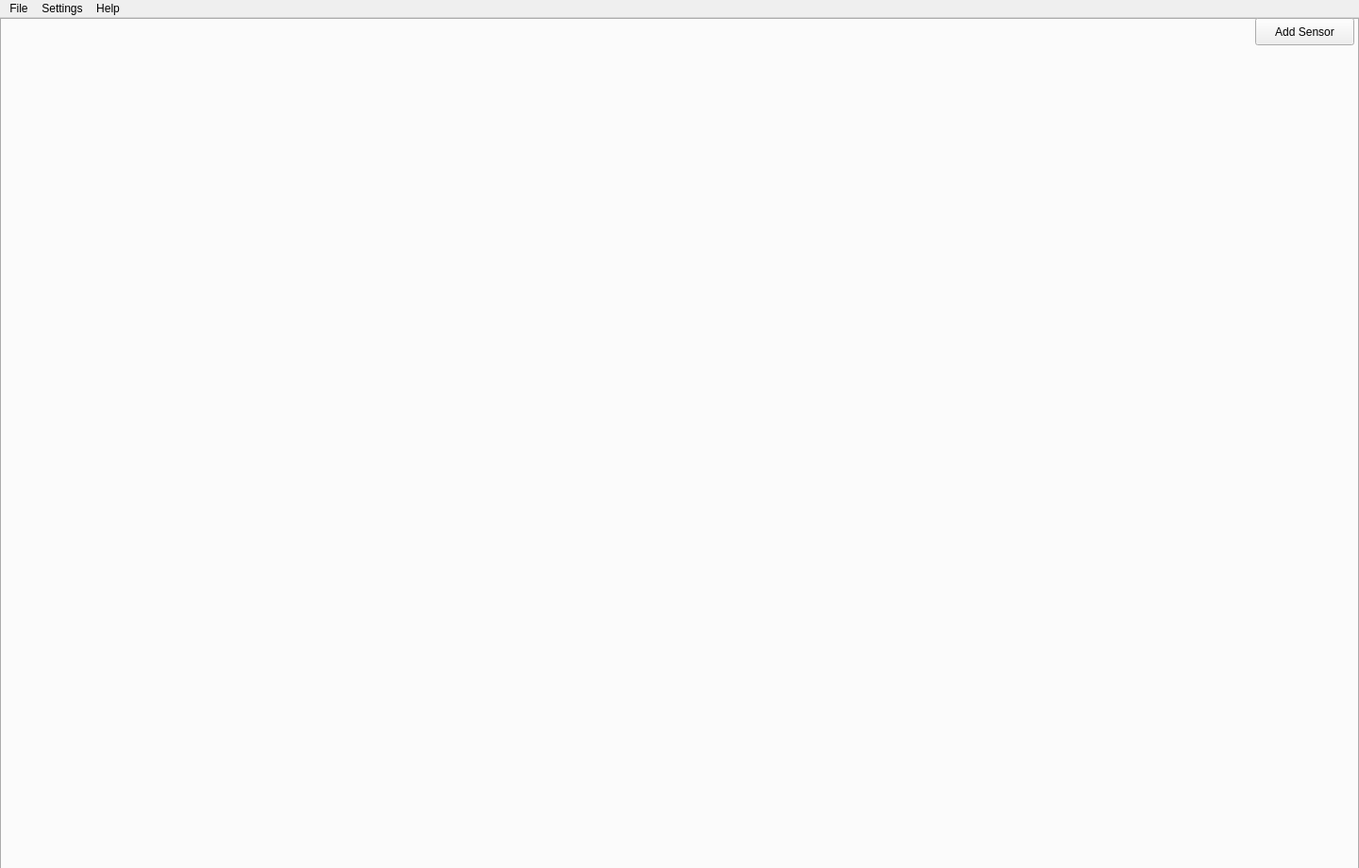
<?xml version="1.0" encoding="UTF-8"?>
<ui version="4.0">
 <class>MainWindow</class>
 <widget class="QMainWindow" name="MainWindow">
  <property name="geometry">
   <rect>
    <x>0</x>
    <y>0</y>
    <width>1440</width>
    <height>920</height>
   </rect>
  </property>
  <property name="minimumSize">
   <size>
    <width>0</width>
    <height>0</height>
   </size>
  </property>
  <property name="windowTitle">
   <string>Starrtracker</string>
  </property>
  <widget class="QWidget" name="centralwidget">
   <widget class="QTabWidget" name="tabWindow">
    <property name="geometry">
     <rect>
      <x>0</x>
      <y>0</y>
      <width>1440</width>
      <height>920</height>
     </rect>
    </property>
    <property name="sizePolicy">
     <sizepolicy hsizetype="Preferred" vsizetype="Preferred">
      <horstretch>0</horstretch>
      <verstretch>0</verstretch>
     </sizepolicy>
    </property>
    <property name="minimumSize">
     <size>
      <width>0</width>
      <height>0</height>
     </size>
    </property>
    <property name="tabsClosable">
     <bool>true</bool>
    </property>
    <property name="movable">
     <bool>true</bool>
    </property>
   </widget>
   <widget class="QPushButton" name="addSensor">
    <property name="geometry">
     <rect>
      <x>1330</x>
      <y>0</y>
      <width>105</width>
      <height>29</height>
     </rect>
    </property>
    <property name="text">
     <string>Add Sensor</string>
    </property>
   </widget>
  </widget>
  <widget class="QMenuBar" name="menubar">
   <property name="geometry">
    <rect>
     <x>0</x>
     <y>0</y>
     <width>1440</width>
     <height>22</height>
    </rect>
   </property>
   <widget class="QMenu" name="menuFile">
    <property name="title">
     <string>File</string>
    </property>
    <addaction name="actionQuit"/>
   </widget>
   <widget class="QMenu" name="menuAbout">
    <property name="title">
     <string>Help</string>
    </property>
    <addaction name="actionAbout"/>
   </widget>
   <widget class="QMenu" name="menuSettings">
    <property name="title">
     <string>Settings</string>
    </property>
    <addaction name="separator"/>
    <addaction name="actionPandarView_Path"/>
    <addaction name="actionRecording_Path"/>
    <addaction name="actionSet_Password"/>
   </widget>
   <addaction name="menuFile"/>
   <addaction name="menuSettings"/>
   <addaction name="menuAbout"/>
  </widget>
  <action name="actionQuit">
   <property name="text">
    <string>Quit</string>
   </property>
  </action>
  <action name="actionAbout">
   <property name="text">
    <string>About</string>
   </property>
  </action>
  <action name="actionPandarView_Path">
   <property name="text">
    <string>PandarView Path</string>
   </property>
  </action>
  <action name="actionRecording_Path">
   <property name="text">
    <string>Recording Path</string>
   </property>
  </action>
  <action name="actionSet_Password">
   <property name="text">
    <string>Set Password</string>
   </property>
  </action>
 </widget>
 <resources/>
 <connections/>
</ui>
